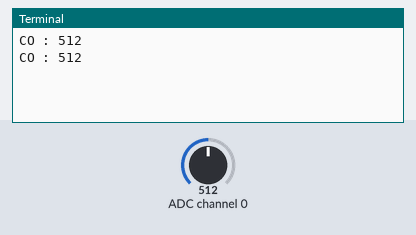
A program run on a simulated Raspberry Pi (BCM pin numbers). Shown: the last lines printed to the terminal. The inputs (shaded band) are chosen by the test bench; at power-on: ADC channel 0 = 512 (analog values on the 0–1023 scale).

Above: at 1.2 s.
1.3 s: ADC channel 0 set to 716
At 2.6 s:
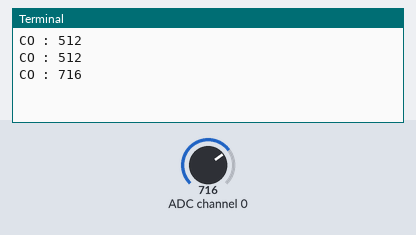
2.8 s: ADC channel 0 set to 900
At 3.8 s:
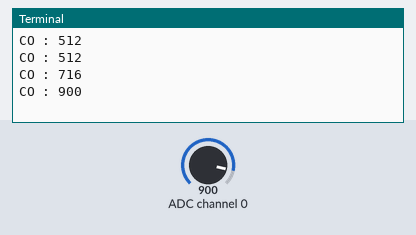
Timing chart, 0 to 5.8 s (numbered marks = the images above; inputs shaded):
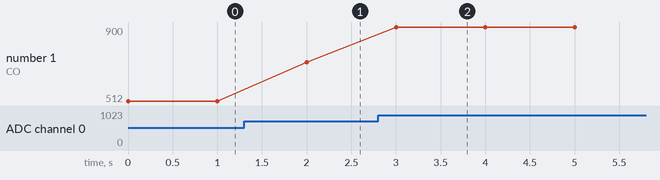

Measured:
- after the input at 1.3 s, the terminal: prints a new line after 0.70 s (image 1)
- after the input at 2.8 s, the terminal: prints a new line after 0.20 s (image 2)
- plotted number 1: 512 → 716 after the input at 1.3 s, 716 → 900 after the input at 2.8 s

The program:

mcp3208.py
```python
#git clone http://github.com/doceme/py-spidev
import spidev
import time

spi=spidev.SpiDev()
spi.open(0,0)

def read_spi(adcchannel):
    if adcchannel >7 or adcchannel<0:
      return -1
    buff=spi.xfer2([1,(8+adcchannel)<<4,0])
    adcValue=((buff[1]&3)<<8)+buff[2]
    return adcValue
#def spi_close(self):
#    self.spi.close()

adcchannel=0

while True:
  adcvalue=read_spi(adcchannel)
  print("CO : {}".format(adcvalue))

  time.sleep(1)
```
